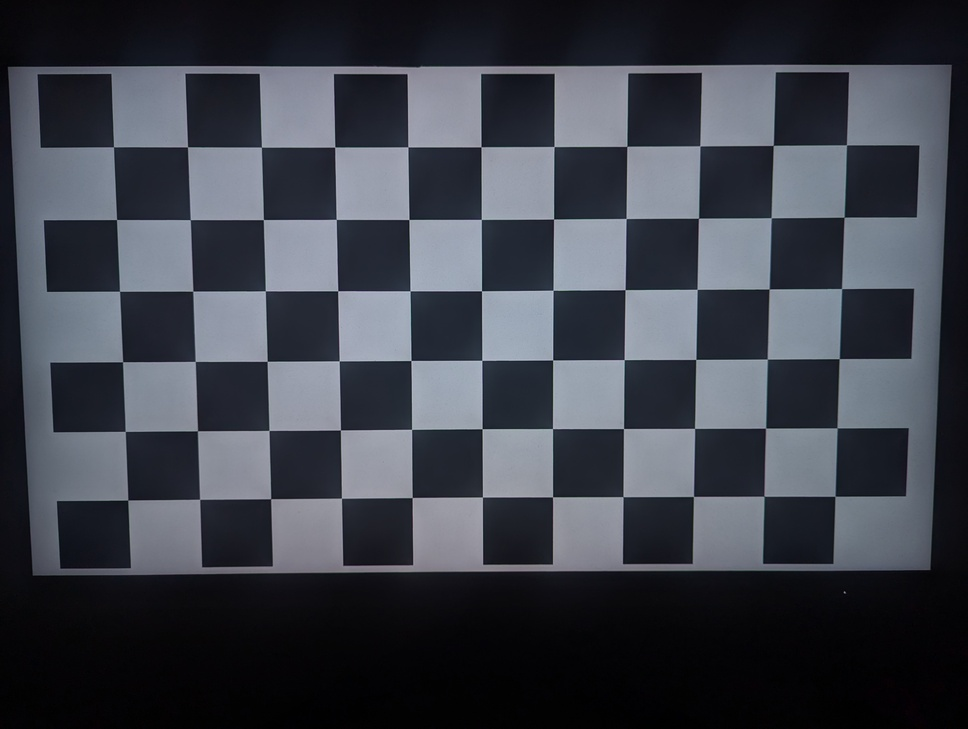
#> input picture VisionOrdi/TP5/data/google_pixel_6/chessboard/6x11/IMG00001.jpg, 968 x 729 px, shrunk from 4080 x 3072 before the run; its folder holds only this picture in this run
$ jupyter execute --allow-errors tp5.ipynb
#> lines starting #> are read from the running program, lines starting #| are printed output that depends on the picture
# CV / Pinhole Camera Calibration
Practical work on Pinhole Camera Calibration using OpenCV and Python.

[cell 1]
# %matplotlib qt

## 2. Using OpenCV and Matplotlib within Python

OpenCV relies on NumPy for vector/matrix representation and Matplotlib for display.

[cell 2]
import numpy as np
import cv2 as cv
import matplotlib.pyplot as plt

## Exercise 1 — Chessboard Calibration Scaffold

Creates the base structure for .

[cell 3]
# [17 lines of commented-out code are left out]

[cell 4]
# [22 lines of commented-out code are left out]

[cell 5]
# [46 lines of commented-out code are left out]

[cell 6]
# [46 lines of commented-out code are left out]

[cell 7]
# [60 lines of commented-out code are left out]

[cell 8]
# [66 lines of commented-out code are left out]

[cell 9]
# [74 lines of commented-out code are left out]

[cell 10]
# [88 lines of commented-out code are left out]

[cell 11]
# [94 lines of commented-out code are left out]

[cell 12]
# [113 lines of commented-out code are left out]

[cell 13]
# [110 lines of commented-out code are left out]

[cell 14]
# [136 lines of commented-out code are left out]

[cell 15]
import glob

import cv2 as cv
import matplotlib.pyplot as plt
import numpy as np


def calibrate_chessboard(image_files, chessboardDimension: tuple, chessBoardSize: float=1.0):
    """Calibrate a camera using a chessboard as reference points set.

    :param image_files: The files of the images that have to be used
    :type image_files: list
    :param chessboardDimension: The dimension of the chessboard (i-e the number of corners by rows and by columns)
    :type chessboardDimension: tuple
    :param chessBoardSize: The size of a chessboard square (in terrain unit). By default set to 1.0
    :type chessBoardSize: float
    """

    # Chessboard dimension
    rows = chessboardDimension[0]
    cols = chessboardDimension[1]

    size = chessBoardSize

    # Arrays to store object points and image points from all the images.
    points_2d = []  # 2d points in image plane
    points_3d = []  # 3d point in real world space

    # Image size
    image_width = -1
    image_height = -1

    used_images = []  # The image that have been used udring calibration

    # Reference points set up
    reference_points = np.zeros((rows * cols, 3), np.float32)

    for x in range(0, cols):
        for y in range(0, rows):
            reference_points[y * cols + x] = [x * size, y * size, 0]

    print('Reference points: ', reference_points)

    for image_file in image_files:
        print('  - Processing ' + image_file)

        # Load image
        img = cv.imread(image_file)
        # Get the image dimension
        (h, w) = img.shape[:2]

        if image_width == -1 and image_height == -1:
            image_width = w
            image_height = h
        elif w != image_width or h != image_height:
            print('All calibration images have to got same dimension, ignoring ' + image_file)
            continue

        # Convert image to gray
        gray = cv.cvtColor(img, cv.COLOR_BGR2GRAY)
        # Find the chess board corners
        ret, corners = cv.findChessboardCorners(gray, (cols, rows), None)

        # If found, add object points, image points (after refining them)
    if ret is True:

        # termination criteria
        criteria = (cv.TERM_CRITERIA_EPS + cv.TERM_CRITERIA_MAX_ITER, 30, 0.001)

        corners_subpix = cv.cornerSubPix(gray, corners, (11, 11), (-1, -1), criteria)

        # Update 2D / 3D corner coordinates
        points_3d.append(reference_points)
        points_2d.append(corners_subpix)

        # Update used images
        used_images.append(image_file)

    else:
        print('No chessboard corner found on image '+image_file)

    # Camera calibration computation
    print('')
    print('Calibrating camera...', end='')

    camera_matrix = np.zeros((3, 3, 1), np.float32)
    dist_coefs = np.zeros((5, 1, 1), np.float32)

    retval, camera_matrix, dist_coefs, rvecs, tvecs = cv.calibrateCamera(points_3d, points_2d, (image_height, image_width), camera_matrix, dist_coefs)

    plt.show()

    return retval, used_images, camera_matrix, dist_coefs, rvecs, tvecs, reference_points, points_2d

# [25 lines left out: function display_detection, not called in this run]

def display_positions(reference_points, images_positions, image_rotations):
	"""Display the reference points and the positions of the images poses.

	:param reference_points: The 3D coordinates of the reference points
	:type reference_points: list
	:param images_positions: Yhe 3D coordinates of the images positions
	:type images_positions: list
	"""

	# Initialize the MatPlotLib window
	plt.figure('3D positions')

	# Initializing 3D capabilities
	axes = plt.axes(projection="3d", proj_type='ortho')

	# Setting axis properties
	axes.set_xlim(-10, 10) # X Axis graduation
	axes.set_ylim(-10, 10) # Y Axis graduation
	axes.set_zlim(-10, 10) # Z Axis graduation
	axes.set_xlabel('X') # X Axis label
	axes.set_ylabel('Y') # Y Axis label
	axes.set_zlabel('Z') # Z Axis label
	axes.xaxis.label.set_color('red') # X Axis color
	axes.yaxis.label.set_color('green') # Y Axis color
	axes.zaxis.label.set_color('blue') # Z Axis color
	axes.tick_params(axis='x', colors='red') # X Axis graduation color
	axes.tick_params(axis='y', colors='green') # Y Axis graduation color
	axes.tick_params(axis='z', colors='blue') # Z Axis graduation color

	# Display reference points
	for reference_point in reference_points:
		plt.plot(reference_point[0], reference_point[1],reference_point[2], marker='+', color='red')

	# Display camera positions
	for index in range(len(images_positions)-1):

		image_position = images_positions[index]
		image_rotation = image_rotations[index]

		# Computing rotation matrix from toration vector
		rotation_matrix = np.eye(3)
		cv.Rodrigues(image_rotation, rotation_matrix)

		# Inverting 3D transform as OpenCV express transforms from camera to reference
		position = -rotation_matrix.transpose().dot(image_position)

		plt.plot(position[0], position[1], position[2], marker='*', color='green')

def main():

	# Load images from data folder
	image_files = glob.glob('data/google_pixel_6/chessboard/6x11/*.jpg')

	retval, used_images, camera_matrix, dist_coefs, rvecs, tvecs, reference_points, points_2d = calibrate_chessboard(image_files, (6, 11), 1.0)
#> in calibrate_chessboard, img is the input picture: shape (729, 968, 3); mean B, G, R 73.4, 64.3, 60.7
#> in calibrate_chessboard, `ret, corners = cv.findChessboardCorners(gray, (cols, rows), None)`: ret = True; corners = 66 rows, first 8: [113.5, 146.7], [187.5, 146.8], [261.4, 147.1], [334.7, 147], [407.9, 146.9], [480.9, 146.8], [554, 146.5], [626.8, 146.4]
#> in calibrate_chessboard, `corners_subpix = cv.cornerSubPix(gray, corners, (11, 11), (-1, -1), cr..`: corners_subpix = 66 rows, first 8: [113.5, 146.8], [187.5, 146.8], [261.4, 147.1], [334.8, 147.1], [407.8, 146.9], [481, 146.8], [554.1, 146.5], [626.8, 146.3]
#> in calibrate_chessboard, `retval, camera_matrix, dist_coefs, rvecs, tvecs = cv.calibrateCamera(p..`: retval = 0.191; camera_matrix = [[3289, 0, 483.3], [0, 3320.8, 621.2], [0, 0, 1]]; dist_coefs = [0.293, 16.45, 0.0414, -0.00552, -334]; rvecs = ([0.33, -0.00948, -0.00431],); tvecs = ([-5.03, -6.45, 44.97],)
#> retval = 0.191; used_images = 1 item; camera_matrix = [[3289, 0, 483.3], [0, 3320.8, 621.2], [0, 0, 1]]; dist_coefs = [0.293, 16.45, 0.0414, -0.00552, -334]; rvecs = ([0.33, -0.00948, -0.00431],); tvecs = ([-5.03, -6.45, 44.97],); reference_points = 66 rows, first 8: [0, 0, 0], [1, 0, 0], [2, 0, 0], [3, 0, 0], [4, 0, 0], [5, 0, 0], [6, 0, 0], [7, 0, 0]; points_2d = 1 item

	# Display detection results
	#display_detection(used_images, points_2d)

   	# Display reference points and camera positions
	display_positions(reference_points, tvecs, rvecs)
#> the loop in display_positions, `for reference_point in reference_points:` made 66 passes

	# Show the images and the projections
	plt.show()
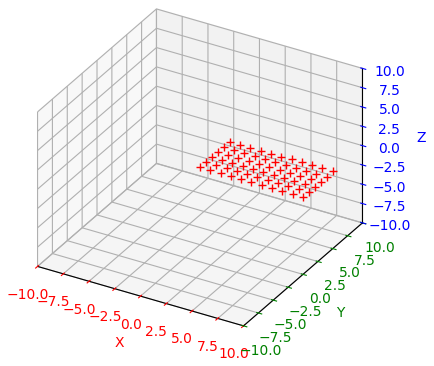
#> figure drawn by matplotlib, 1 panel

if __name__ == "__main__":
    main()

[cell 16]
import glob

import cv2 as cv
import matplotlib.pyplot as plt
import numpy as np


def calibrate_chessboard(image_files, chessboardDimension: tuple, chessBoardSize: float=1.0):
    """Calibrate a camera using a chessboard as reference points set.

    :param image_files: The files of the images that have to be used
    :type image_files: list
    :param chessboardDimension: The dimension of the chessboard (i-e the number of corners by rows and by columns)
    :type chessboardDimension: tuple
    :param chessBoardSize: The size of a chessboard square (in terrain unit). By default set to 1.0
    :type chessBoardSize: float
    """

    # Chessboard dimension
    rows = chessboardDimension[0]
    cols = chessboardDimension[1]

    size = chessBoardSize

    # Arrays to store object points and image points from all the images.
    points_2d = []  # 2d points in image plane
    points_3d = []  # 3d point in real world space

    # Image size
    image_width = -1
    image_height = -1

    used_images = []  # The image that have been used udring calibration

    # Reference points set up
    reference_points = np.zeros((rows * cols, 3), np.float32)

    for x in range(0, cols):
        for y in range(0, rows):
            reference_points[y * cols + x] = [x * size, y * size, 0]

    print('Reference points: ', reference_points)

    for image_file in image_files:
        print('  - Processing ' + image_file)

        # Load image
        img = cv.imread(image_file)
        # Get the image dimension
        (h, w) = img.shape[:2]

        if image_width == -1 and image_height == -1:
            image_width = w
            image_height = h
        elif w != image_width or h != image_height:
            print('All calibration images have to got same dimension, ignoring ' + image_file)
            continue

        # Convert image to gray
        gray = cv.cvtColor(img, cv.COLOR_BGR2GRAY)
        # Find the chess board corners
        ret, corners = cv.findChessboardCorners(gray, (cols, rows), None)

        # If found, add object points, image points (after refining them)
    if ret is True:

        # termination criteria
        criteria = (cv.TERM_CRITERIA_EPS + cv.TERM_CRITERIA_MAX_ITER, 30, 0.001)

        corners_subpix = cv.cornerSubPix(gray, corners, (11, 11), (-1, -1), criteria)

        # Update 2D / 3D corner coordinates
        points_3d.append(reference_points)
        points_2d.append(corners_subpix)

        # Update used images
        used_images.append(image_file)

    else:
        print('No chessboard corner found on image '+image_file)

    # Camera calibration computation
    print('')
    print('Calibrating camera...', end='')

    camera_matrix = np.zeros((3, 3, 1), np.float32)
    dist_coefs = np.zeros((5, 1, 1), np.float32)

    retval, camera_matrix, dist_coefs, rvecs, tvecs = cv.calibrateCamera(points_3d, points_2d, (image_height, image_width), camera_matrix, dist_coefs)

    plt.show()

    return retval, used_images, camera_matrix, dist_coefs, rvecs, tvecs, reference_points, points_2d

def display_detection(image_files, projections):
	"""Display the reference points projections on a set of images.

	:param image_files: The files of the images that hold projections
	:type image_files: list
	:param projections: A list of 2D points set that represents the projections accociated to an image
	:type projections: list
	"""

	image_index = 0 # The index of the current image

	for image_file in image_files:

		# Load image
		img = cv.imread(image_file)

		# Display image with corners
		plt.figure(image_file) # Create a new window
		plt.imshow(img)        # Display the image

		# Display the projections associated to the image
		for corner in projections[image_index]:
			plt.plot(corner[0][0], corner[0][1], marker='+', color='red')

		image_index = image_index + 1

def display_positions(reference_points, images_positions, image_rotations):
	"""Display the reference points and the positions of the images poses.

	:param reference_points: The 3D coordinates of the reference points
	:type reference_points: list
	:param images_positions: Yhe 3D coordinates of the images positions
	:type images_positions: list
	"""

	# Initialize the MatPlotLib window
	plt.figure('3D positions')

	# Initializing 3D capabilities
	axes = plt.axes(projection="3d", proj_type='ortho')

	# Setting axis properties
	axes.set_xlim(-10, 10) # X Axis graduation
	axes.set_ylim(-10, 10) # Y Axis graduation
	axes.set_zlim(-10, 10) # Z Axis graduation
	axes.set_xlabel('X') # X Axis label
	axes.set_ylabel('Y') # Y Axis label
	axes.set_zlabel('Z') # Z Axis label
	axes.xaxis.label.set_color('red') # X Axis color
	axes.yaxis.label.set_color('green') # Y Axis color
	axes.zaxis.label.set_color('blue') # Z Axis color
	axes.tick_params(axis='x', colors='red') # X Axis graduation color
	axes.tick_params(axis='y', colors='green') # Y Axis graduation color
	axes.tick_params(axis='z', colors='blue') # Z Axis graduation color

	# Display reference points
	for reference_point in reference_points:
		plt.plot(reference_point[0], reference_point[1],reference_point[2], marker='+', color='red')

	# Display camera positions
	for index in range(len(images_positions)-1):

		image_position = images_positions[index]
		image_rotation = image_rotations[index]

		# Computing rotation matrix from toration vector
		rotation_matrix = np.eye(3)
		cv.Rodrigues(image_rotation, rotation_matrix)

		# Inverting 3D transform as OpenCV express transforms from camera to reference
		position = -rotation_matrix.transpose().dot(image_position)

		plt.plot(position[0], position[1], position[2], marker='*', color='green')

def export_camera_parameters(camera_matrix, dist_coefs):

	with open('camera_parameters.txt', 'w') as file:
		dist_coefs_count = max(dist_coefs.shape)
		print('dist: ', dist_coefs_count)
		print('dist: ', dist_coefs)

		# Extract camera matrix values
		fx = camera_matrix[0][0]
		fy = camera_matrix[1][1]
		cx = camera_matrix[0][2]
		cy = camera_matrix[1][2]

		if dist_coefs_count == 4:
			file.write('# Type fx fy cx cy k1 k2 p1 p2\n')
			file.write('OPENCV '+str(fx)+' '+str(fy)+' '+str(cx)+' '+str(cy))
			file.write(' '+str(dist_coefs[0][0])+' '+str(dist_coefs[1][0])+' '+str(dist_coefs[2][0])+' '+str(dist_coefs[3][0])+'\n')

		elif dist_coefs_count == 5:
			file.write('# Type fx fy cx cy k1 k2 p1 p2 k3\n')
			file.write('OPENCV_RADIAL '+str(fx)+' '+str(fy)+' '+str(cx)+' '+str(cy))
			file.write(' '+str(dist_coefs[0][0])+' '+str(dist_coefs[1][0])+' '+str(dist_coefs[2][0])+' '+str(dist_coefs[3][0])+' '+str(dist_coefs[4][0])+'\n')

def main():

	# Load images from data folder
	image_files = glob.glob('data/google_pixel_6/chessboard/6x11/*.jpg')

	retval, used_images, camera_matrix, dist_coefs, rvecs, tvecs, reference_points, points_2d = calibrate_chessboard(image_files, (6, 11), 1.0)
#> in calibrate_chessboard, `ret, corners = cv.findChessboardCorners(gray, (cols, rows), None)`: ret = True
#> in calibrate_chessboard, `criteria = (cv.TERM_CRITERIA_EPS + cv.TERM_CRITERIA_MAX_ITER, 30, 0.001)`: criteria = (3, 30, 0.001)
#> in calibrate_chessboard, `retval, camera_matrix, dist_coefs, rvecs, tvecs = cv.calibrateCamera(p..`: retval = 0.191; camera_matrix = [[3289, 0, 483.3], [0, 3320.8, 621.2], [0, 0, 1]]; dist_coefs = [0.293, 16.45, 0.0414, -0.00552, -334]; rvecs = ([0.33, -0.00948, -0.00431],); tvecs = ([-5.03, -6.45, 44.97],)
#> retval = 0.191; used_images = 1 item; camera_matrix = [[3289, 0, 483.3], [0, 3320.8, 621.2], [0, 0, 1]]; dist_coefs = [0.293, 16.45, 0.0414, -0.00552, -334]; rvecs = ([0.33, -0.00948, -0.00431],); tvecs = ([-5.03, -6.45, 44.97],); points_2d = 1 item

	export_camera_parameters(camera_matrix, dist_coefs)
#| dist:  5
#| dist:  [[ 2.92742692e-01]
#|  [ 1.64476386e+01]
#|  [ 4.13892242e-02]
#|  [-5.52330364e-03]
#|  [-3.33984397e+02]]
#> in export_camera_parameters, `fx = camera_matrix[0][0]`: fx = 3289
#> in export_camera_parameters, `fy = camera_matrix[1][1]`: fy = 3320.8
#> in export_camera_parameters, `cx = camera_matrix[0][2]`: cx = 483.3
#> in export_camera_parameters, `cy = camera_matrix[1][2]`: cy = 621.2

	# Display detection results
	display_detection(used_images, points_2d)
#> the loop in display_detection, `for corner in projections[image_index]:` made 66 passes

   	# Display reference points and camera positions
	display_positions(reference_points, tvecs, rvecs)

	# Show the images and the projections
	plt.show()
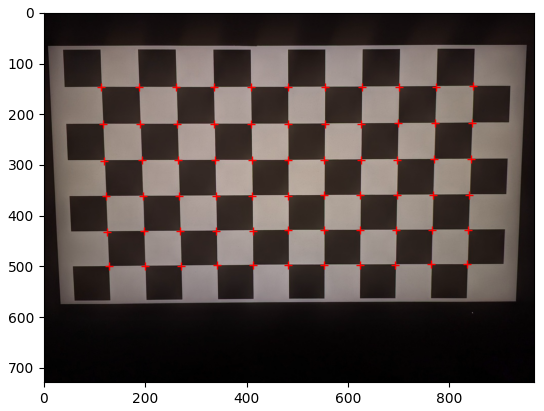
#> figure drawn by matplotlib, 1 panel; B, G, R data is drawn as R, G, B

if __name__ == "__main__":
    main()

[cell 17]
import numpy as np
import cv2 as cv
import glob
import matplotlib.pyplot as plt


def calibrate_chessboard(image_files, chessboardDimension: tuple, chessBoardSize: float=1.0):
    """Calibrate a camera using a chessboard as reference points set.

    :param image_files: The files of the images that have to be used
    :type image_files: list
    :param chessboardDimension: The dimension of the chessboard (i-e the number of corners by rows and by columns)
    :type chessboardDimension: tuple
    :param chessBoardSize: The size of a chessboard square (in terrain unit). By default set to 1.0
    :type chessBoardSize: float
    """

    # Chessboard dimension
    rows = chessboardDimension[0]
    cols = chessboardDimension[1]

    size = chessBoardSize

    # Arrays to store object points and image points from all the images.
    points_2d = []  # 2d points in image plane
    points_3d = []  # 3d point in real world space

    # Image size
    image_width = -1
    image_height = -1

    used_images = []  # The image that have been used udring calibration

    # Reference points set up
    reference_points = np.zeros((rows * cols, 3), np.float32)

    for x in range(0, cols):
        for y in range(0, rows):
            reference_points[y * cols + x] = [x * size, y * size, 0]

    print('Reference points: ', reference_points)

    for image_file in image_files:

        print('  - Processing '+image_file)

        # Load image
        img = cv.imread(image_file)

        # Get the image dimension
        (h, w) = img.shape[:2]

        if image_width == -1 and image_height == -1:
            image_width = w
            image_height = h
        elif w != image_width or h != image_height:
            print('All calibration images have to got same dimension, ignoring' + image_file)
            continue

        # Convert image to gray
        gray = cv.cvtColor(img, cv.COLOR_BGR2GRAY)

        # Find the chess board corners
        ret, corners = cv.findChessboardCorners(gray, (cols, rows), None)

        # If found, refine and display corners
        if ret is True:

            # termination criteria
            criteria = (cv.TERM_CRITERIA_EPS + cv.TERM_CRITERIA_MAX_ITER, 30, 0.001)

            corners_subpix = cv.cornerSubPix(gray, corners, (11, 11), (-1, -1), criteria)

            # Update 2D / 3D corner coordinates
            points_3d.append(reference_points)
            points_2d.append(corners_subpix)

            # Update used images
            used_images.append(image_file)

        else:
            print('No chessboard corner found on image '+image_file)

        # Camera calibration computation
        print('')
        print('Calibrating camera...', end='')

        camera_matrix = np.zeros((3, 3, 1), np.float32)
        dist_coefs = np.zeros((5, 1, 1), np.float32)

        retval, camera_matrix, dist_coefs, rvecs, tvecs = cv.calibrateCamera(points_3d, points_2d, (image_height, image_width), camera_matrix, dist_coefs)


    return retval, used_images, camera_matrix, dist_coefs, rvecs, tvecs, reference_points, points_2d


# [72 lines left out: functions export_camera_parameters, display_positions, not called in this run]


def main():

	# Load images from data folder
	image_files = glob.glob('data/iPhone17/*.jpg')

	retval, used_images, camera_matrix, dist_coefs, rvecs, tvecs, reference_points, points_2d = calibrate_chessboard(image_files, (5, 9), 1.0)

	export_camera_parameters(camera_matrix, dist_coefs)

	# Display detection results
	display_detection(used_images, points_2d)

   	# Display reference points and camera positions
	display_positions(reference_points, tvecs, rvecs)

	# Show the images and the projections
	plt.show()

#> (the rest of this cell did not finish here and is left out)
